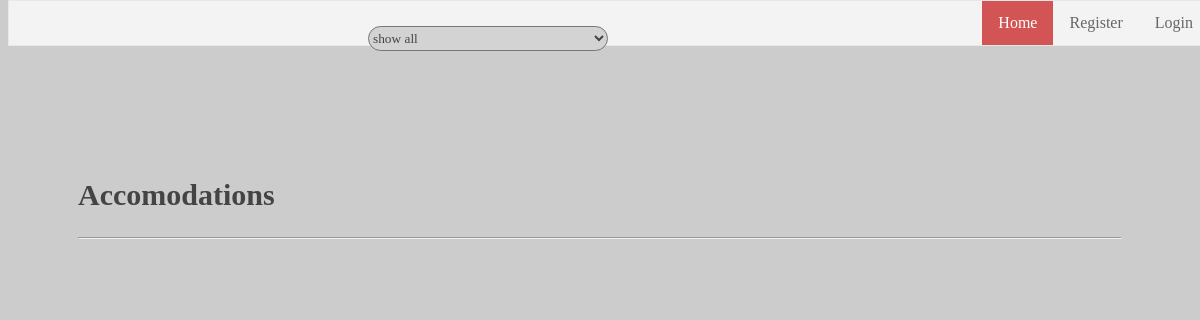
The page /home.php?location=kos on the database as committed earlier.
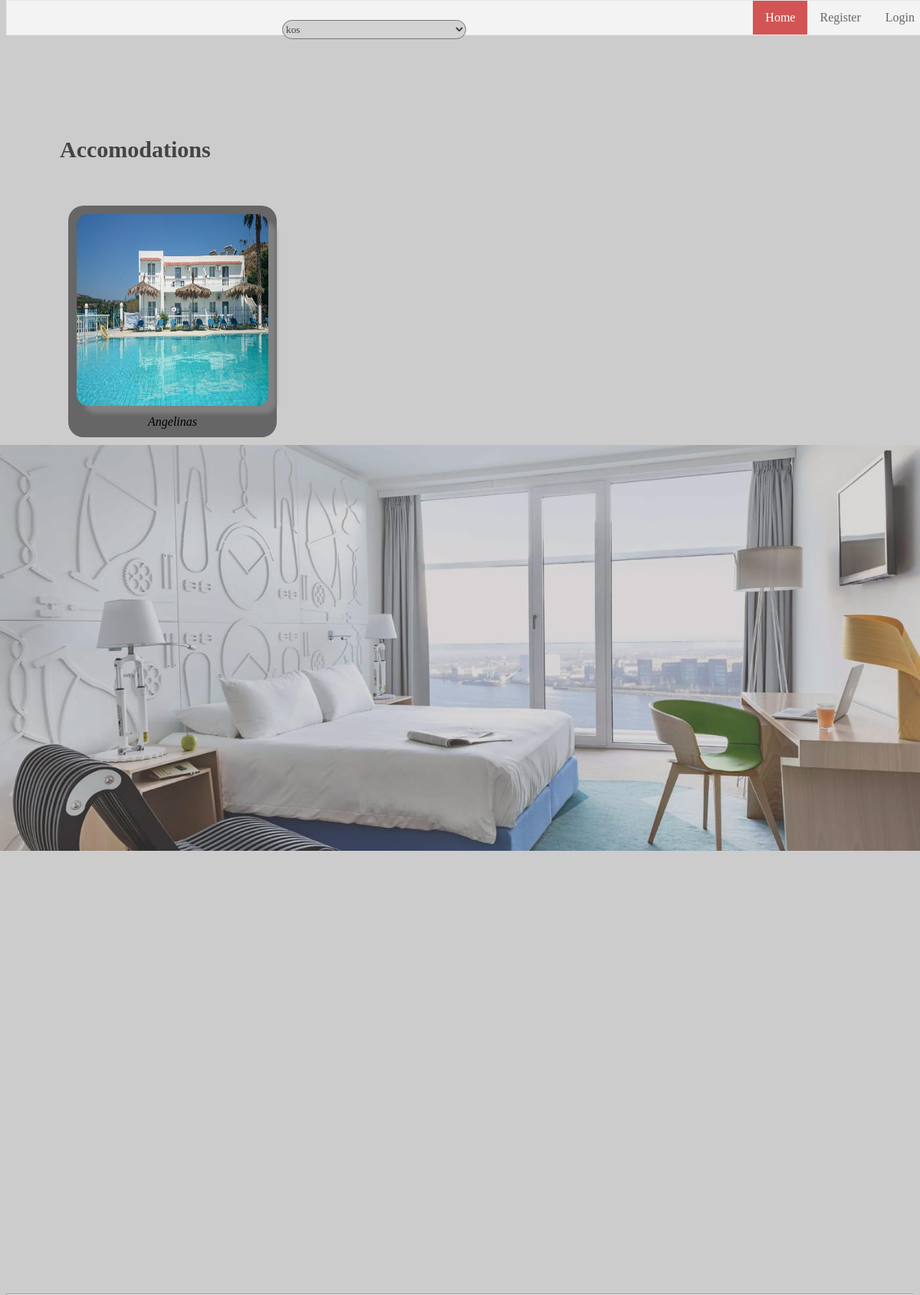
The same page on the database as committed later.
### tables this page shows
CREATE TABLE `accommodations` (
  `accom_id` int(11) NOT NULL,
  `title` varchar(50) NOT NULL,
  `location` varchar(25) NOT NULL,
  `description` text,
  `rating` float DEFAULT '1',
  `votes` int(11) DEFAULT '0',
  `checkin` time NOT NULL,
  `checkout` time NOT NULL,
  `path_to_image` varchar(100) NOT NULL DEFAULT 'pictures\\accommodations\\not_available.jpg',
  `user_id` int(11) NOT NULL
);

### classes/Config.php (called while the page is built)
<?php
class Config{
  public static function get($path = null){
    if($path){
      $config = $GLOBALS['config'];
      $path = explode('/',$path);
      foreach($path as $bit){
        if(isset($config[$bit]))
          $config = $config[$bit];
      }
      return $config;
    }
    return false;
  }
}
?>

### classes/Database.php (called while the page is built, shortened)
<?php
class Database {
  private static $_instance = null;
  private $_dbc,
          $_query,
          $_error=false,
          $_results,
          $_count=0;
  private function __construct() {
    $this->_dbc  = new mysqli(Config::get('mysql/host'),
                        Config::get('mysql/username'),
                        Config::get('mysql/password'),
                        Config::get('mysql/db'));
  }
  public static function getInstance() {
    if(!isset(self::$_instance)){
      self::$_instance = new Database();
    }
    return self::$_instance;
  }
  public function query($sql,$type='',$params = array()) {
    $this->_error = false;
    if($this->_query = $this->_dbc->prepare($sql)) {
      if(count($params)){
        call_user_func_array(array($this->_query, "bind_param"),array_merge(array($type), $params));
      }
      if($this->_query->execute()) {
          $this->_results = $this->_query->get_result() ?? NULL;
          $this->_count  = $this->_results->num_rows ?? NULL;
      }else{
        $this->_error = true;
      }
    }
  }
  public function getResultArray() {
    if($this->_count>0)
      return $this->_results->fetch_all(MYSQLI_ASSOC);
  }
  public function error() {
    return $this->_error;
  }
}
?>

### classes/Accommodation.php (called while the page is built, shortened)
<?php
class Accommodation {
  private $_db;
  public function __construct() {
    $this->_db = Database::getInstance();
  }
  function getExistingLocations(){
    $this->_db->query("SELECT location FROM accommodations group by location");
    if($this->_db->error()) {
      echo $this->_db->getErrorDescr();
    }else{
      return $this->_db->getResultArray();
    }
  }
  function getAccomByLocation($location) {
    $this->_db->query('select * from accommodations where location = ?','s',array(&$location));
    if($this->_db->error()) {
      echo $this->_db->getErrorDescr();
    }else{
      return $this->_db->getResultArray();
    }
  }
}
?>

### functions/sanitize.php (called while the page is built)
<?php
function escape($string){
    return htmlentities($string,ENT_QUOTES,'UTF-8');
}
?>

### home.php (the view, shortened to what this page needs)
<?php
$accom = new Accommodation();
if (isset($_GET['location'])){
	$loc = escape($_GET['location']);
	if($loc !='show all'){
		$data = $accom->getAccomByLocation($loc);
	}else{
		header('location:home.php');
	}
}else{
	$data = $accom->getAccommodations();
}
$locations = $accom->getExistingLocations();
$search = '<form method="GET"><select id="location_select"><option value="all">show all</option>';
foreach($locations as $index => $location){
	if(isset($loc) && $loc == $location['location']){
		$selected = 'selected';
	}else {$selected='';}
 	$search.= <<< EOR
	<option value="{$location['location']}" {$selected}>{$location['location']}</option>
EOR;
}
$search .='</select></form>';
?>
<!DOCTYPE html>
<html lang="el">
<head>
	<link href="css/navigation.css" rel="stylesheet" type="text/css">
	<link href="css/home.css" rel="stylesheet" type="text/css">
</head>
<body>
	<?php
	echo  $search;
	include('navigation.php');
	?>
	<div class="main_div">
		<div class="content">
			<h2>Accomodations</h2>
			<?php
				echo '<table><tr>';
				if(isset($data)){
					foreach($data as $index=> $accomodation){
						$str = <<<EOF
						<td>
							<div>
								<table id='accom'>
									<tr>
										<td><a href='accommodation.php?id={$accomodation['accom_id']}'><img class='home_acc' src="{$accomodation['path_to_image']}" alt="Avatar"></a></td>
									</tr>
									<tr>
										<td align="center"><i>{$accomodation['title']}</i></td>
									</tr>
								</table>
							</div>
						</td>
EOF;
						echo $str;
					}
					echo '</tr></table>';
			}
			?>
		</div>
	</div>
<hr>
</body>

Rows that differ between the two databases and show on the page:
added accommodations: path_to_image (picture), title "Angelinas"
Other text that changed with them:
form field value: "show all" → "kos"
